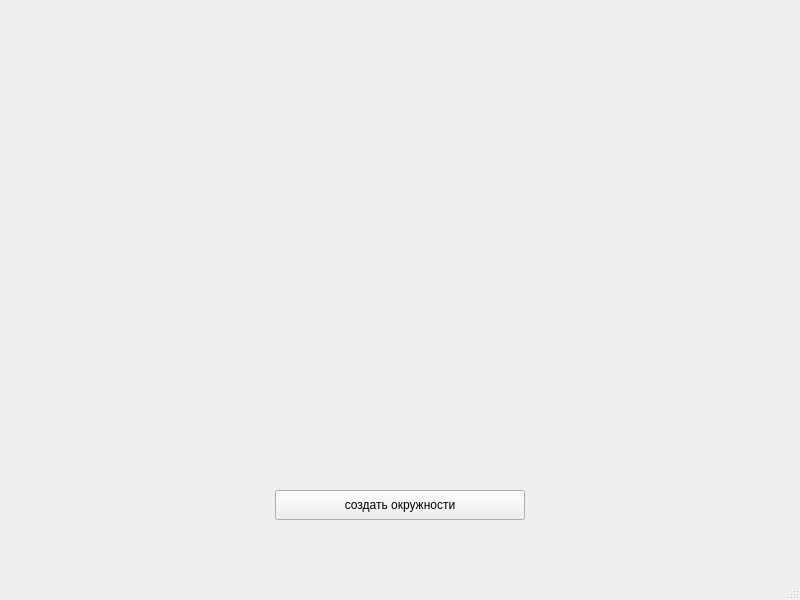
<?xml version="1.0" encoding="UTF-8"?>
<ui version="4.0">
 <class>MainWindow</class>
 <widget class="QMainWindow" name="MainWindow">
  <property name="geometry">
   <rect>
    <x>0</x>
    <y>0</y>
    <width>800</width>
    <height>600</height>
   </rect>
  </property>
  <property name="windowTitle">
   <string>MainWindow</string>
  </property>
  <widget class="QWidget" name="centralwidget">
   <widget class="QPushButton" name="pushButton">
    <property name="geometry">
     <rect>
      <x>275</x>
      <y>490</y>
      <width>250</width>
      <height>30</height>
     </rect>
    </property>
    <property name="text">
     <string>создать окружности</string>
    </property>
   </widget>
  </widget>
  <widget class="QMenuBar" name="menubar">
   <property name="geometry">
    <rect>
     <x>0</x>
     <y>0</y>
     <width>800</width>
     <height>21</height>
    </rect>
   </property>
  </widget>
  <widget class="QStatusBar" name="statusbar"/>
 </widget>
 <resources/>
 <connections/>
</ui>
